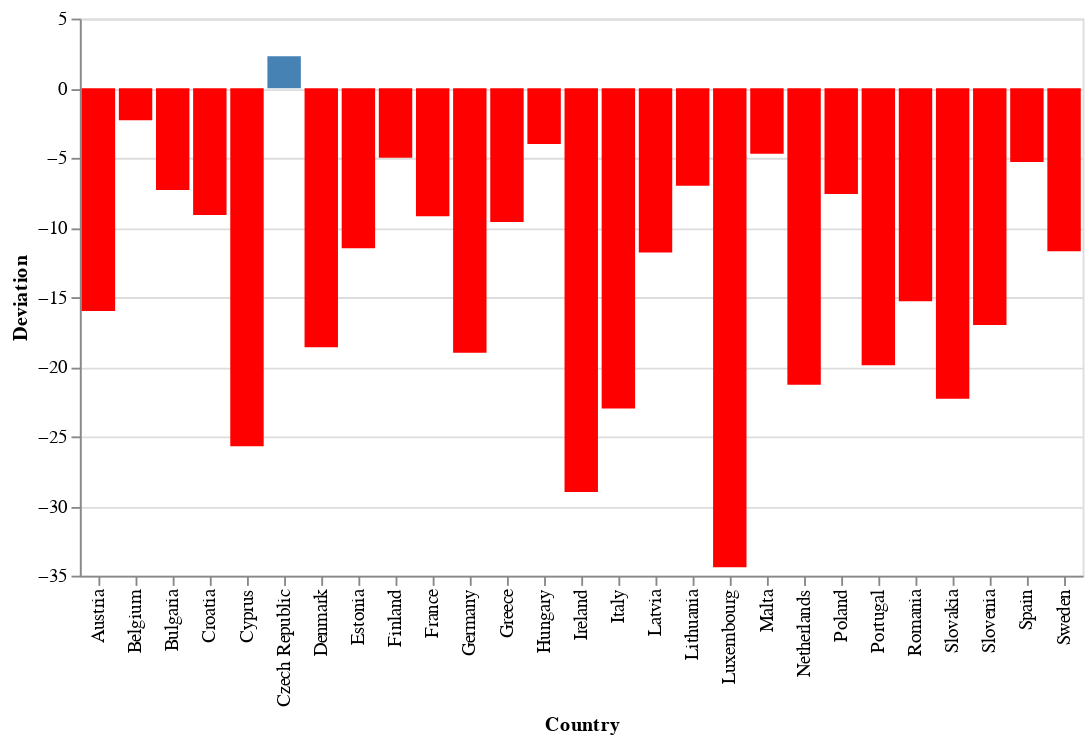

This figure's notebook cell:
### Code cell
alt.Chart(data).mark_bar().encode(
    x="Country:N",
    y="Deviation:Q",
    color=alt.condition(
        alt.datum.Deviation > 0,
        alt.value("steelblue"),  # The positive color
        alt.value("red")  # The negative color
    ),
    tooltip=['Country', 'Overall score', 'Coverage_SC', 'Openness_SC']
).transform_filter(
    (datum.Data_categories == 'All Categories')
)

### Figure 1 — Vega-Lite specification as saved in the notebook (floating-point values rounded to 4 significant figures; data arrays with more than 128 entries replaced by an {"elided": "..."} marker saying what was removed)
{"config": {"view": {"continuousWidth": 400, "continuousHeight": 300}}, "data": {"name": "data-c4d084cb66334cc56accfb25300fc715"}, "mark": "bar", "encoding": {"color": {"condition": {"value": "steelblue", "test": "(datum.Deviation > 0)"}, "value": "red"}, "tooltip": [{"type": "nominal", "field": "Country"}, {"type": "quantitative", "field": "Overall score"}, {"type": "quantitative", "field": "Coverage_SC"}, {"type": "quantitative", "field": "Openness_SC"}], "x": {"type": "nominal", "field": "Country"}, "y": {"type": "quantitative", "field": "Deviation"}}, "transform": [{"filter": "(datum.Data_categories === 'All Categories')"}], "$schema": "https://vega.github.io/schema/vega-lite/v4.8.1.json", "datasets": {"data-c4d084cb66334cc56accfb25300fc715": {"elided": "702 records"}}}
